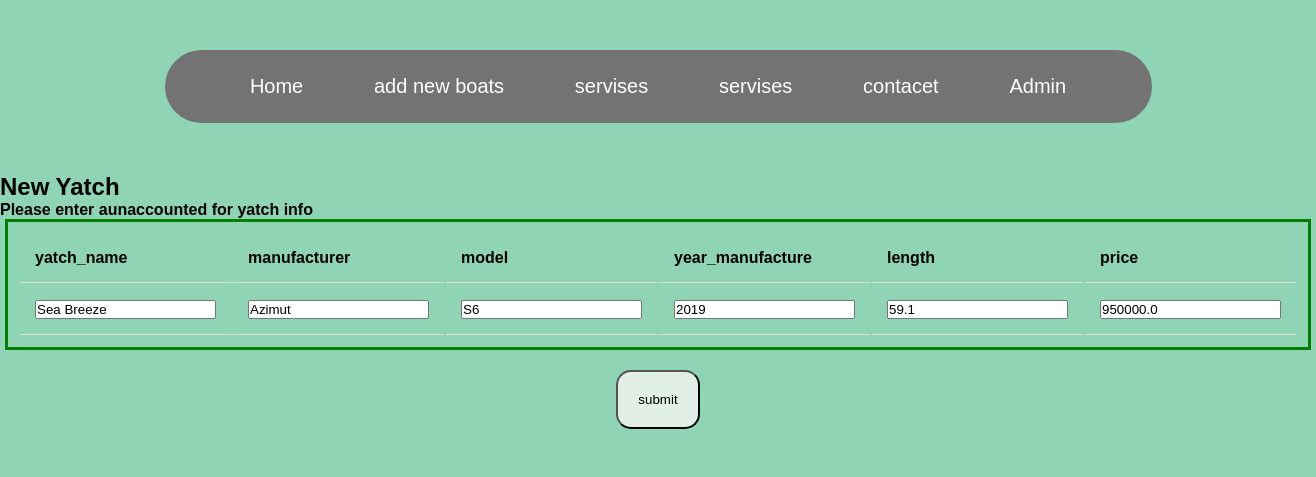
The page /edit/3 on the database its author committed.
### tables this page shows
CREATE TABLE yachts (
    id INTEGER PRIMARY KEY AUTOINCREMENT,
    yatch_name TEXT NOT NULL,
    manufacturer TEXT NOT NULL,
    model TEXT NOT NULL,
    year_manufacture INTEGER,
    length FLOAT,
    price FLOAT
);

### app.py (the view, shortened to what this page needs)
@app.route('/edit/<int:id>', methods=('GET', 'POST'))
def edit_user(id):
    conn = get_db_connection()
    yatch = conn.execute('SELECT * FROM yachts  where id = ?',(id,)).fetchone()
    print(id)
    return render_template('update.html', yatch = yatch)

### app.py (called while the page is built)
def get_db_connection():
    conn = sqlite3.connect('Yatchs.db')
    conn.row_factory = sqlite3.Row
    return conn

### templates/update.html (shortened to what this page needs)
{% extends 'home.html' %}
{% block header %}
<head>
</head>
<body>
    <h2 class="homeHeader">New Yatch</h2>
    <h4 class="homeDetails">Please enter aunaccounted for yatch info</h4>
{% endblock %}
{% block content %}
<form method="post">
    <table>
        <thead>
            <tr>
                <th>yatch_name</th>
                <th>manufacturer</th>
                <th>model</th>
                <th>year_manufacture</th>
                <th>length</th>
                <th>price</th>
            </tr>
        </thead>
        <tbody>
            <td><input type="text" name ="yatch_name" id="yatch_name" value="{{yatch.yatch_name}}" required ></td>
            <td><input type="text" name="manufacturer" id="manufacturer" value="{{yatch.manufacturer}}" required></td>
            <td><input type="text" name="model" id="model" value="{{yatch.model}}" required></td>
            <td> <input type="Integer" name="year_manufacture" id="year_manufacture" value="{{yatch.year_manufacture}}"></td>
            <td><input type="Integer" name="length" id="length" value="{{yatch.length}}"></td>
            <td><input type="Integer" name="price" id="price" value="{{yatch.price}}"></td>
        </tbody>
    </table>
    <div class="center">
        <button type="submit">submit</button>
    </div>
</form>
{% endblock %}

### static/style.css (style rules this page uses)
th, td { border-bottom: 1px solid #ddd; padding: 15px; text-align: left; }
div { border-radius: 5px; background-color: #8fd4b5; padding: 20px; }
body { background-color: #8fd4b5; }
.center { display: flex; justify-content: center; align-items: center; }
button { padding: 20px; content: center; background-color: #E1EFE6; border-radius: 15px; }
* { margin: 0px; padding: 0px; box-sizing: border-box; font-family: sans-serif; }
table { margin: auto; width: 75%; border: 3px solid green; padding: 10px; }

### rows shown on the page
yachts: yatch_name "Sea Breeze", manufacturer "Azimut", model "S6", year_manufacture "2019", length "59.1", price "950000.0"
